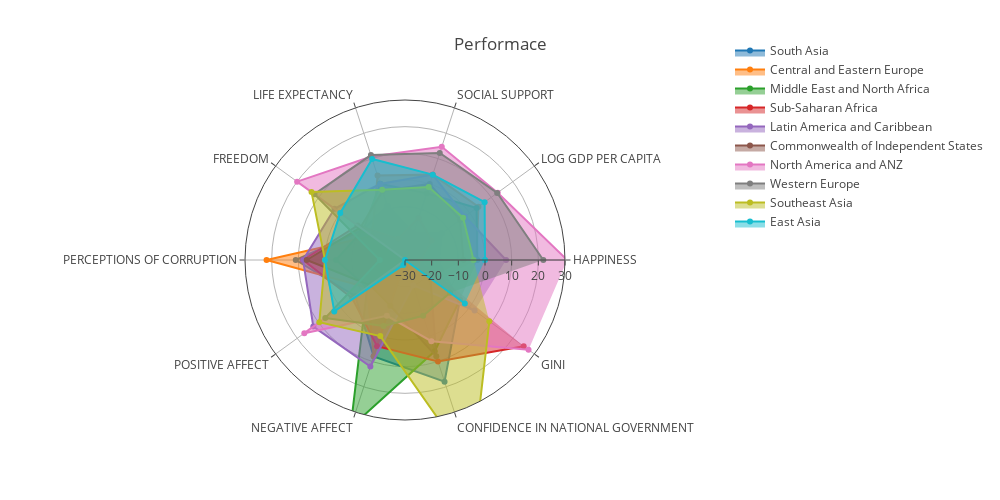

Notebook source saved alongside this figure:
### Code cell
import plotly.plotly as py
import plotly.graph_objs as go

data = []
for R in regionList:
    
    trace = go.Scatterpolar(
      r = percentage_df.loc[R][plotted_var],
      theta = plotted_var,
      fill = 'toself',
      name = R)
    data.append(trace)

layout = go.Layout(
  polar = dict(
    radialaxis = dict(
      visible = True,
      range = [-30, 30]
    )
  ),
  showlegend = True, legend=dict(x=1, y=1.2)
)

fig = go.Figure(data=data, layout=layout)

fig['layout'].update(title='Performace', height=500, width=1000)
iplot(fig, filename = "radar/multiple")

### Figure 1 — Plotly figure (JSON) as saved in the notebook; plotly's stock layout.template omitted (floating-point values rounded to 4 significant figures)
{"data": [{"fill": "toself", "name": "South Asia", "r": [-17.38, -13.06, -19.51, -8.69, -10.67, 10.96, -6.94, 8, 18, -4.55], "theta": ["HAPPINESS", "LOG GDP PER CAPITA", "SOCIAL SUPPORT", "LIFE EXPECTANCY", "FREEDOM", "PERCEPTIONS OF CORRUPTION", "POSITIVE AFFECT", "NEGATIVE AFFECT", "CONFIDENCE IN NATIONAL GOVERNMENT", "GINI"], "type": "scatterpolar", "uid": "a48bb4ac-dfb2-4702-949f-36586b8ea816"}, {"fill": "toself", "name": "Central and Eastern Europe", "r": [-3.23, 4.03, 3.66, 3.28, -14.67, 21.92, -12.5, 8, -40, -15.91], "theta": ["HAPPINESS", "LOG GDP PER CAPITA", "SOCIAL SUPPORT", "LIFE EXPECTANCY", "FREEDOM", "PERCEPTIONS OF CORRUPTION", "POSITIVE AFFECT", "NEGATIVE AFFECT", "CONFIDENCE IN NATIONAL GOVERNMENT", "GINI"], "type": "scatterpolar", "uid": "976e015d-0990-4f1b-8413-29471e81e790"}, {"fill": "toself", "name": "Middle East and North Africa", "r": [-2.87, 3.18, -3.66, 0.02, -10.67, -4.11, -12.5, 36, 6, -4.55], "theta": ["HAPPINESS", "LOG GDP PER CAPITA", "SOCIAL SUPPORT", "LIFE EXPECTANCY", "FREEDOM", "PERCEPTIONS OF CORRUPTION", "POSITIVE AFFECT", "NEGATIVE AFFECT", "CONFIDENCE IN NATIONAL GOVERNMENT", "GINI"], "type": "scatterpolar", "uid": "5b9f6ae0-f003-4e1c-820e-7b612105225b"}, {"fill": "toself", "name": "Sub-Saharan Africa", "r": [-24.19, -17.52, -13.41, -21.58, -8, 8.22, -5.56, 4, 10, 25], "theta": ["HAPPINESS", "LOG GDP PER CAPITA", "SOCIAL SUPPORT", "LIFE EXPECTANCY", "FREEDOM", "PERCEPTIONS OF CORRUPTION", "POSITIVE AFFECT", "NEGATIVE AFFECT", "CONFIDENCE IN NATIONAL GOVERNMENT", "GINI"], "type": "scatterpolar", "uid": "abb2ebab-8b63-4fea-a81d-193c35c7f6b9"}, {"fill": "toself", "name": "Latin America and Caribbean", "r": [7.89, -2.23, 3.66, -0.02, 2.67, 8.22, 12.5, 12, -20, 2.27], "theta": ["HAPPINESS", "LOG GDP PER CAPITA", "SOCIAL SUPPORT", "LIFE EXPECTANCY", "FREEDOM", "PERCEPTIONS OF CORRUPTION", "POSITIVE AFFECT", "NEGATIVE AFFECT", "CONFIDENCE IN NATIONAL GOVERNMENT", "GINI"], "type": "scatterpolar", "uid": "f13c2fba-583f-4020-a6be-f2da95fbe9e1"}, {"fill": "toself", "name": "Commonwealth of Independent States", "r": [-8.06, -4.46, 0, -2.81, -9.33, 6.85, -13.89, -12, 8, -18.18], "theta": ["HAPPINESS", "LOG GDP PER CAPITA", "SOCIAL SUPPORT", "LIFE EXPECTANCY", "FREEDOM", "PERCEPTIONS OF CORRUPTION", "POSITIVE AFFECT", "NEGATIVE AFFECT", "CONFIDENCE IN NATIONAL GOVERNMENT", "GINI"], "type": "scatterpolar", "uid": "9b5b9936-c67e-4b7b-9a05-cb512f560a49"}, {"fill": "toself", "name": "North America and ANZ", "r": [30.82, 12.95, 14.63, 10.8, 20, -38.36, 16.67, -8, 2, 27.27], "theta": ["HAPPINESS", "LOG GDP PER CAPITA", "SOCIAL SUPPORT", "LIFE EXPECTANCY", "FREEDOM", "PERCEPTIONS OF CORRUPTION", "POSITIVE AFFECT", "NEGATIVE AFFECT", "CONFIDENCE IN NATIONAL GOVERNMENT", "GINI"], "type": "scatterpolar", "uid": "092af9cb-b4af-435b-b84d-0cd8f0edb465"}, {"fill": "toself", "name": "Western Europe", "r": [21.86, 12.74, 12.2, 11.36, 12, -20.55, 6.94, -4, -8, -9.09], "theta": ["HAPPINESS", "LOG GDP PER CAPITA", "SOCIAL SUPPORT", "LIFE EXPECTANCY", "FREEDOM", "PERCEPTIONS OF CORRUPTION", "POSITIVE AFFECT", "NEGATIVE AFFECT", "CONFIDENCE IN NATIONAL GOVERNMENT", "GINI"], "type": "scatterpolar", "uid": "72adbb54-d780-43b4-badd-cbec7795d7a7"}, {"fill": "toself", "name": "Southeast Asia", "r": [-4.3, -3.08, -1.22, -2.29, 13.33, 0, 9.72, 0, 52, 9.09], "theta": ["HAPPINESS", "LOG GDP PER CAPITA", "SOCIAL SUPPORT", "LIFE EXPECTANCY", "FREEDOM", "PERCEPTIONS OF CORRUPTION", "POSITIVE AFFECT", "NEGATIVE AFFECT", "CONFIDENCE IN NATIONAL GOVERNMENT", "GINI"], "type": "scatterpolar", "uid": "8c48ff30-6d7b-4dda-869b-bb7d590994cc"}, {"fill": "toself", "name": "East Asia", "r": [0, 6.9, 3.66, 9.86, 0, 0, 2.78, -28, -30, -2.27], "theta": ["HAPPINESS", "LOG GDP PER CAPITA", "SOCIAL SUPPORT", "LIFE EXPECTANCY", "FREEDOM", "PERCEPTIONS OF CORRUPTION", "POSITIVE AFFECT", "NEGATIVE AFFECT", "CONFIDENCE IN NATIONAL GOVERNMENT", "GINI"], "type": "scatterpolar", "uid": "5488bfff-5f30-46be-b346-63b13794ea11"}], "layout": {"height": 500, "legend": {"x": 1, "y": 1.2}, "polar": {"radialaxis": {"range": [-30, 30], "visible": true}}, "showlegend": true, "title": {"text": "Performace"}, "width": 1000}}
